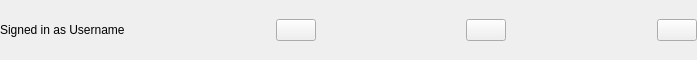
<?xml version="1.0" encoding="UTF-8"?>
<ui version="4.0">
 <class>WindowTitleBar</class>
 <widget class="QWidget" name="WindowTitleBar">
  <property name="geometry">
   <rect>
    <x>0</x>
    <y>0</y>
    <width>697</width>
    <height>60</height>
   </rect>
  </property>
  <property name="windowTitle">
   <string>Form</string>
  </property>
  <layout class="QHBoxLayout" name="horizontalLayout">
   <property name="spacing">
    <number>0</number>
   </property>
   <property name="leftMargin">
    <number>0</number>
   </property>
   <property name="topMargin">
    <number>0</number>
   </property>
   <property name="rightMargin">
    <number>0</number>
   </property>
   <property name="bottomMargin">
    <number>0</number>
   </property>
   <item>
    <widget class="QLabel" name="m_windowTitleLabel">
     <property name="styleSheet">
      <string notr="true">font: 6pt &quot;MS Shell Dlg 2&quot;;</string>
     </property>
     <property name="text">
      <string>Signed in as Username</string>
     </property>
    </widget>
   </item>
   <item>
    <spacer name="horizontalSpacer">
     <property name="orientation">
      <enum>Qt::Horizontal</enum>
     </property>
     <property name="sizeHint" stdset="0">
      <size>
       <width>40</width>
       <height>20</height>
      </size>
     </property>
    </spacer>
   </item>
   <item>
    <widget class="QPushButton" name="m_minButton">
     <property name="text">
      <string/>
     </property>
    </widget>
   </item>
   <item>
    <spacer name="m_minMaxSpacer">
     <property name="orientation">
      <enum>Qt::Horizontal</enum>
     </property>
     <property name="sizeHint" stdset="0">
      <size>
       <width>40</width>
       <height>20</height>
      </size>
     </property>
    </spacer>
   </item>
   <item>
    <widget class="QPushButton" name="m_maxButton">
     <property name="text">
      <string/>
     </property>
    </widget>
   </item>
   <item>
    <spacer name="m_maxCloseSpacer">
     <property name="orientation">
      <enum>Qt::Horizontal</enum>
     </property>
     <property name="sizeHint" stdset="0">
      <size>
       <width>0</width>
       <height>0</height>
      </size>
     </property>
    </spacer>
   </item>
   <item>
    <widget class="QPushButton" name="m_closeButton">
     <property name="enabled">
      <bool>true</bool>
     </property>
     <property name="text">
      <string/>
     </property>
    </widget>
   </item>
  </layout>
 </widget>
 <resources>
  <include location="../../Resources/UI/Resources.qrc"/>
 </resources>
 <connections/>
</ui>
